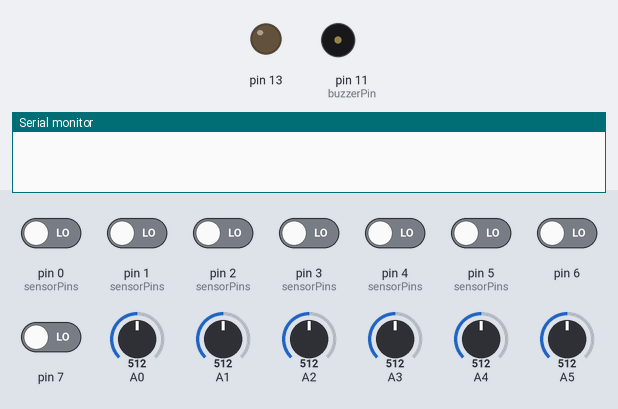
This sketch was run on a simulated Arduino Uno, built for the host (arithmetic inside an expression is 32-bit, double 64-bit). Parts: output pins drawn as LEDs (lit = HIGH), buzzer (waves = sounding), the last lines printed to the serial monitor. The test bench sets the inputs (shaded band); at power-on: pin 0 (sensorPins), pin 1 (sensorPins), pin 2 (sensorPins), pin 3 (sensorPins), pin 4 (sensorPins), pin 5 (sensorPins), pin 6, pin 7 LOW, A0 = 512, A3 = 512, A1 = 512, A2 = 512, A4 = 512, A5 = 512.

Above: at 1.2 s.
1.3 s: A0 set to 32
2.8 s: A0 set to 27
At 4.0 s:
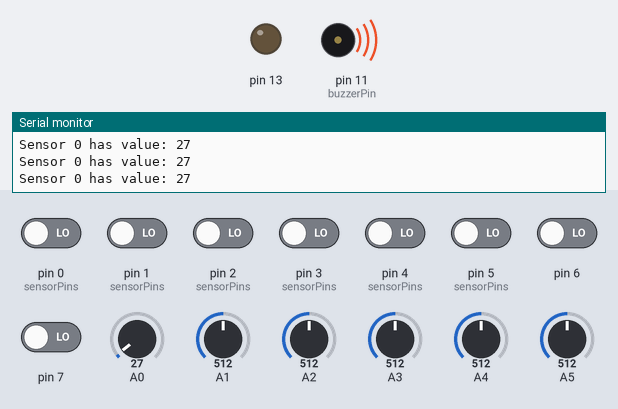
4.3 s: pin 0 (sensorPins) driven HIGH
At 5.0 s:
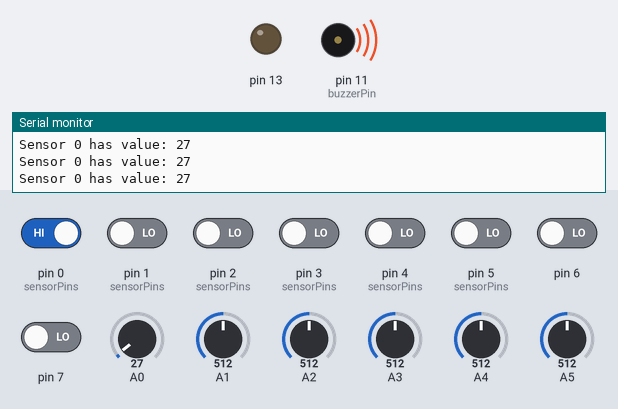
5.8 s: A0 set to 306
At 6.4 s:
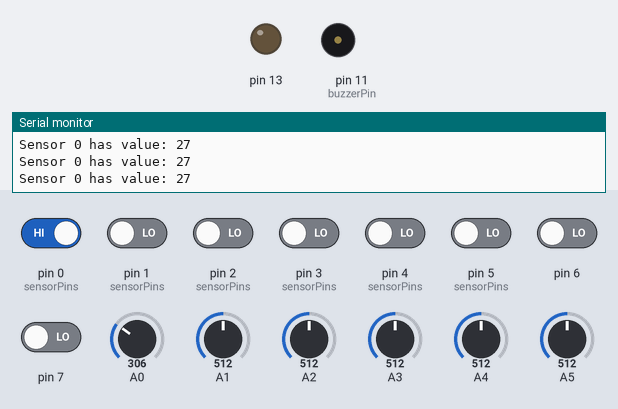
7.3 s: A3 set to 31
8.8 s: A3 set to 27
At 10.0 s:
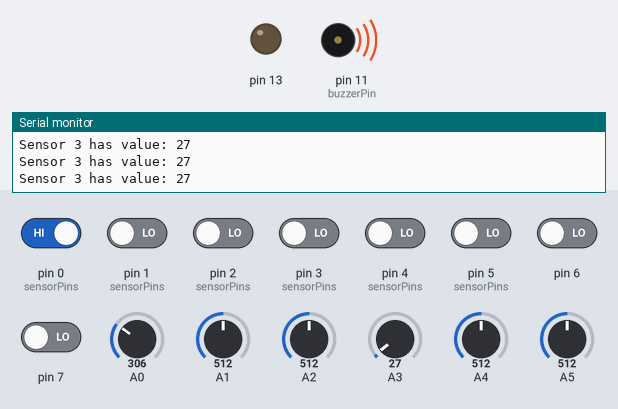
Timing chart, 0 to 11.8 s (numbered marks = the images above; inputs shaded):
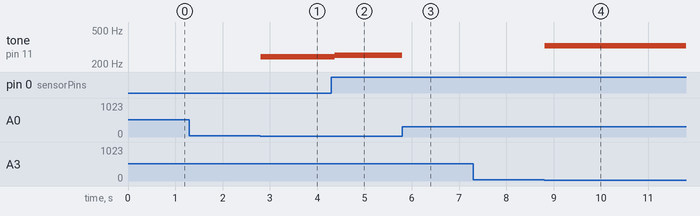

Measured:
- the behaviour switches between 30 and 29 on A0 (found by bisection; images 0 and 1)
- the behaviour switches between 30 and 29 on A3 (found by bisection; images 3 and 4)
- after the input at 1.3 s, every drawn part: stays the same
- after the input at 2.8 s, tone on pin 11 (buzzerPin): silent → 242 Hz at once
- after the input at 4.3 s, tone on pin 11 (buzzerPin): 242 Hz → 252 Hz after 0.07 s
- after the input at 5.8 s, tone on pin 11 (buzzerPin): 252 Hz → silent at once
- after the input at 7.3 s, every drawn part: stays the same
- after the input at 8.8 s, tone on pin 11 (buzzerPin): silent → 329 Hz at once

The sketch:

laser_guitar.ino
```cpp
#include <Arduino.h>

#define NUM_CHORDS 6

const int sensorPins[NUM_CHORDS] = {0, 1, 2, 3, 4, 5};
const int notes[NUM_CHORDS] = {262, 294, 330, 349, 392, 440}; // C4–A4
const int threshold = 30;
const int buzzerPin = 11;
const int encoderCLK[NUM_CHORDS] = {21, 2, 20, 3, 19, 18}; // top, middle, down, right-left
const int encoderDT[NUM_CHORDS]  = {29, 34, 22, 35, 23, 28};

int noteOffsets[NUM_CHORDS] = {0};
volatile int lastState[NUM_CHORDS];

void adc_init() {
  ADCSRA = (1 << ADEN) | (1 << ADPS2) | (1 << ADPS1);
}

uint16_t analog_read(uint8_t channel) {
  ADMUX  = (1 << REFS0) | (channel & 0x0f);
  ADCSRB &= ~(1 << MUX5);

  ADCSRA |= (1 << ADSC);
  while (ADCSRA & (1 << ADSC));

  return ADC;
}

int digital_read_manual(uint8_t pin) {
  switch (pin) {
    // Buzzer
    case 11:  return (PINB & (1 << PB5)) ? HIGH : LOW;

    // Encoder CLK
    case 21: return (PIND & (1 << PD0)) ? HIGH : LOW;
    case 2:  return (PINE & (1 << PE4)) ? HIGH : LOW;
    case 20: return (PIND & (1 << PD1)) ? HIGH : LOW;
    case 3:  return (PINE & (1 << PE5)) ? HIGH : LOW;
    case 19: return (PIND & (1 << PD2)) ? HIGH : LOW;
    case 18: return (PIND & (1 << PD3)) ? HIGH : LOW;

    // Encoder DT
    case 29: return (PINA & (1 << PA7)) ? HIGH : LOW;
    case 34: return (PINC & (1 << PC3)) ? HIGH : LOW;
    case 22: return (PINA & (1 << PA0)) ? HIGH : LOW;
    case 35: return (PINC & (1 << PC2)) ? HIGH : LOW;
    case 23: return (PINA & (1 << PA1)) ? HIGH : LOW;
    case 28: return (PINA & (1 << PA6)) ? HIGH : LOW;

    default:
      return LOW;
  }
}

void GPIO_init() {
  // Buzzer (OUTPUT)
  DDRB |= (1 << PB5);

  // Encoder CLK (INPUT)
  DDRD &= ~(1 << PD0); // pin 21
  DDRE &= ~(1 << PE4); // pin 2
  DDRD &= ~(1 << PD1); // pin 20
  DDRE &= ~(1 << PE5); // pin 3
  DDRD &= ~(1 << PD2); // pin 19
  DDRD &= ~(1 << PD3); // pin 18

  // Encoder DT (INPUT)
  DDRA &= ~(1 << PA7); // pin 29
  DDRC &= ~(1 << PC3); // pin 34
  DDRA &= ~(1 << PA0); // pin 22
  DDRC &= ~(1 << PC2); // pin 35
  DDRA &= ~(1 << PA1); // pin 23
  DDRA &= ~(1 << PA6); // pin 28
}

void setup() {
  Serial.begin(9600);
  GPIO_init();
  adc_init();
}

void loop() {
  bool notePlayed = false;

  for (int i = 0; i < NUM_CHORDS; i++) {
    int val = analog_read(sensorPins[i]);

    if (val < threshold) {
      Serial.print("Sensor "); Serial.print(i); Serial.print(" has value: "); Serial.println(val);
      tone(buzzerPin, notes[i] + noteOffsets[i] - 20);
      notePlayed = true;
      break;
    }
  }

  if (!notePlayed) {
    noTone(buzzerPin);
  }

  for (int i = 0; i < NUM_CHORDS; i++) {
    int currentStateCLK = digital_read_manual(encoderCLK[i]);

    if (currentStateCLK != lastState[i]) {
      if (digital_read_manual(encoderDT[i]) != currentStateCLK) {
        Serial.print("Encoder "); Serial.print(i); Serial.println(" rotated clockwise");
        noteOffsets[i] += 10;
      } else {
        Serial.print("Encoder "); Serial.print(i); Serial.println(" rotated counterclockwise");
        noteOffsets[i] -= 10;
      }
    }

    lastState[i] = currentStateCLK;
  }

  delay(10);
}
```
